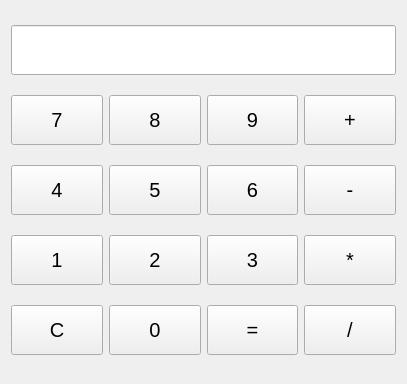
<?xml version="1.0" encoding="UTF-8"?>
<ui version="4.0">
 <class>Calculatrice</class>
 <widget class="QWidget" name="Calculatrice">
  <property name="geometry">
   <rect>
    <x>0</x>
    <y>0</y>
    <width>403</width>
    <height>384</height>
   </rect>
  </property>
  <property name="windowTitle">
   <string>Calculatrice</string>
  </property>
  <layout class="QGridLayout" name="gridLayout">
   <item row="0" column="0" colspan="4">
    <widget class="QLineEdit" name="lineEditAfficher">
     <property name="minimumSize">
      <size>
       <width>385</width>
       <height>50</height>
      </size>
     </property>
     <property name="baseSize">
      <size>
       <width>0</width>
       <height>50</height>
      </size>
     </property>
     <property name="styleSheet">
      <string notr="true">
</string>
     </property>
     <property name="readOnly">
      <bool>true</bool>
     </property>
    </widget>
   </item>
   <item row="1" column="0">
    <widget class="QPushButton" name="pushButton7">
     <property name="minimumSize">
      <size>
       <width>50</width>
       <height>50</height>
      </size>
     </property>
     <property name="font">
      <font>
       <pointsize>15</pointsize>
      </font>
     </property>
     <property name="text">
      <string>7</string>
     </property>
    </widget>
   </item>
   <item row="1" column="1">
    <widget class="QPushButton" name="pushButton8">
     <property name="minimumSize">
      <size>
       <width>50</width>
       <height>50</height>
      </size>
     </property>
     <property name="font">
      <font>
       <pointsize>15</pointsize>
      </font>
     </property>
     <property name="text">
      <string>8</string>
     </property>
    </widget>
   </item>
   <item row="1" column="2">
    <widget class="QPushButton" name="pushButton9">
     <property name="minimumSize">
      <size>
       <width>50</width>
       <height>50</height>
      </size>
     </property>
     <property name="font">
      <font>
       <pointsize>15</pointsize>
      </font>
     </property>
     <property name="text">
      <string>9</string>
     </property>
    </widget>
   </item>
   <item row="1" column="3">
    <widget class="QPushButton" name="pushButtonAdditionner">
     <property name="minimumSize">
      <size>
       <width>50</width>
       <height>50</height>
      </size>
     </property>
     <property name="font">
      <font>
       <pointsize>15</pointsize>
      </font>
     </property>
     <property name="text">
      <string>+</string>
     </property>
    </widget>
   </item>
   <item row="2" column="0">
    <widget class="QPushButton" name="pushButton4">
     <property name="minimumSize">
      <size>
       <width>50</width>
       <height>50</height>
      </size>
     </property>
     <property name="font">
      <font>
       <pointsize>15</pointsize>
      </font>
     </property>
     <property name="text">
      <string>4</string>
     </property>
    </widget>
   </item>
   <item row="2" column="1">
    <widget class="QPushButton" name="pushButton5">
     <property name="minimumSize">
      <size>
       <width>50</width>
       <height>50</height>
      </size>
     </property>
     <property name="font">
      <font>
       <pointsize>15</pointsize>
      </font>
     </property>
     <property name="text">
      <string>5</string>
     </property>
    </widget>
   </item>
   <item row="2" column="2">
    <widget class="QPushButton" name="pushButton6">
     <property name="minimumSize">
      <size>
       <width>50</width>
       <height>50</height>
      </size>
     </property>
     <property name="font">
      <font>
       <pointsize>15</pointsize>
      </font>
     </property>
     <property name="text">
      <string>6</string>
     </property>
    </widget>
   </item>
   <item row="2" column="3">
    <widget class="QPushButton" name="pushButtonSoustraire">
     <property name="minimumSize">
      <size>
       <width>50</width>
       <height>50</height>
      </size>
     </property>
     <property name="font">
      <font>
       <pointsize>15</pointsize>
      </font>
     </property>
     <property name="text">
      <string>-</string>
     </property>
    </widget>
   </item>
   <item row="3" column="0">
    <widget class="QPushButton" name="pushButton1">
     <property name="minimumSize">
      <size>
       <width>50</width>
       <height>50</height>
      </size>
     </property>
     <property name="font">
      <font>
       <pointsize>15</pointsize>
      </font>
     </property>
     <property name="text">
      <string>1</string>
     </property>
    </widget>
   </item>
   <item row="3" column="1">
    <widget class="QPushButton" name="pushButton2">
     <property name="minimumSize">
      <size>
       <width>50</width>
       <height>50</height>
      </size>
     </property>
     <property name="font">
      <font>
       <pointsize>15</pointsize>
      </font>
     </property>
     <property name="text">
      <string>2</string>
     </property>
    </widget>
   </item>
   <item row="3" column="2">
    <widget class="QPushButton" name="pushButton3">
     <property name="minimumSize">
      <size>
       <width>50</width>
       <height>50</height>
      </size>
     </property>
     <property name="font">
      <font>
       <pointsize>15</pointsize>
      </font>
     </property>
     <property name="text">
      <string>3</string>
     </property>
    </widget>
   </item>
   <item row="3" column="3">
    <widget class="QPushButton" name="pushButtonMultiplier">
     <property name="minimumSize">
      <size>
       <width>50</width>
       <height>50</height>
      </size>
     </property>
     <property name="font">
      <font>
       <pointsize>15</pointsize>
      </font>
     </property>
     <property name="text">
      <string>*</string>
     </property>
    </widget>
   </item>
   <item row="4" column="0">
    <widget class="QPushButton" name="pushButtonEffacer">
     <property name="minimumSize">
      <size>
       <width>50</width>
       <height>50</height>
      </size>
     </property>
     <property name="font">
      <font>
       <pointsize>15</pointsize>
      </font>
     </property>
     <property name="text">
      <string>C</string>
     </property>
    </widget>
   </item>
   <item row="4" column="1">
    <widget class="QPushButton" name="pushButton0">
     <property name="minimumSize">
      <size>
       <width>50</width>
       <height>50</height>
      </size>
     </property>
     <property name="font">
      <font>
       <pointsize>15</pointsize>
      </font>
     </property>
     <property name="text">
      <string>0</string>
     </property>
    </widget>
   </item>
   <item row="4" column="2">
    <widget class="QPushButton" name="pushButtonEgal">
     <property name="minimumSize">
      <size>
       <width>50</width>
       <height>50</height>
      </size>
     </property>
     <property name="font">
      <font>
       <pointsize>15</pointsize>
      </font>
     </property>
     <property name="text">
      <string>=</string>
     </property>
    </widget>
   </item>
   <item row="4" column="3">
    <widget class="QPushButton" name="pushButtonDiviser">
     <property name="minimumSize">
      <size>
       <width>50</width>
       <height>50</height>
      </size>
     </property>
     <property name="font">
      <font>
       <pointsize>15</pointsize>
      </font>
     </property>
     <property name="text">
      <string>/</string>
     </property>
    </widget>
   </item>
  </layout>
 </widget>
 <resources/>
 <connections>
  <connection>
   <sender>pushButtonEffacer</sender>
   <signal>clicked()</signal>
   <receiver>lineEditAfficher</receiver>
   <slot>clear()</slot>
   <hints>
    <hint type="sourcelabel">
     <x>51</x>
     <y>342</y>
    </hint>
    <hint type="destinationlabel">
     <x>166</x>
     <y>39</y>
    </hint>
   </hints>
  </connection>
 </connections>
</ui>
